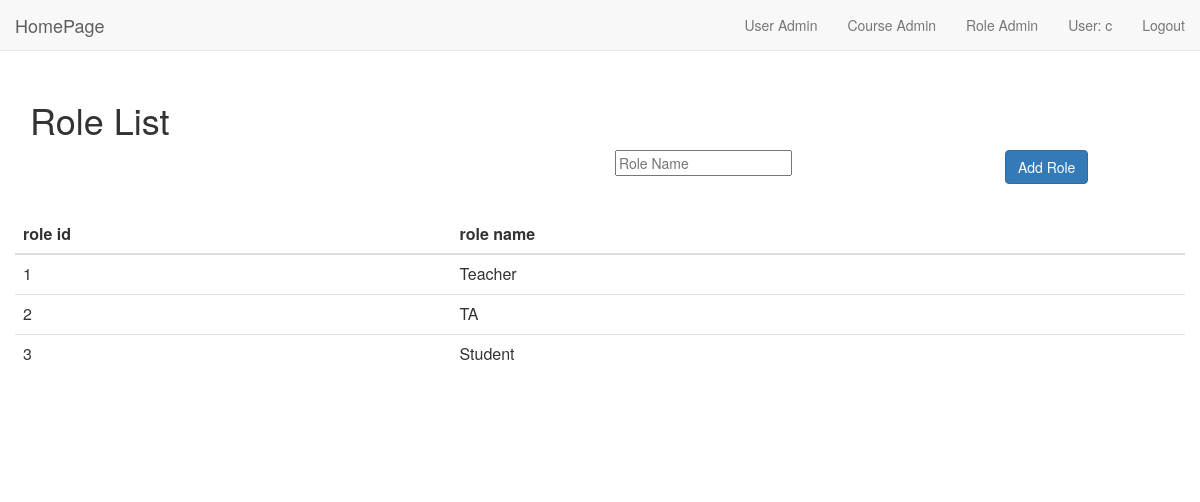
Screenshot of /role_admin (signed in) with the database file from the repository.
### app.py (models this page shows, shortened)
class Role(db.Model):
	__tablename__ = 'Role'
	id = db.Column(db.Integer, primary_key=True)
	name = db.Column(db.String(255), nullable=False)

### app.py (the view)
@app.route('/role_admin')
def role_admin():
	if not session.get('logged_in'):
		return 'You need to login first'
	role_list = get_role_list()
	return render_template('role_admin.html', role_list=role_list)

### app.py (called while the page is built)
def get_role_list():
	role_list = db.session.query(Role.id, Role.name).all()
	role_list = sorted(role_list, key=lambda role: role[0])
	print(role_list)
	print(type(role_list))
	return role_list

@app.after_request
def add_header(r):
	r.headers["Cache-Control"] = "no-cache, no-store, must-revalidate"
	r.headers["Pragma"] = "no-cache"
	r.headers["Expires"] = "0"
	r.headers['Cache-Control'] = 'public, max-age=0'
	return r

### templates/role_admin.html (shortened to what this page needs)
<html>
<head>
    <link href="https://maxcdn.bootstrapcdn.com/bootstrap/3.3.7/css/bootstrap.min.css" rel="stylesheet">
</head>
<body>
    {% include "nav.html" %}
    <div class="container"  style="margin-top:80px;">
        <h1>Role List</h1>
        <div class="row" style="margin-bottom:30px;">
                <div class="col-md-8 col-lg-6"></div>
                <div class="col-md-2 col-lg-4">
                    <input type="role_name" id="input_role_name" placeholder="Role Name">
                </div>
                <div class="col-md-2 col-lg-2">
                    <button type="button" class="add_role btn btn-primary">Add Role</button>
                </div>
        </div>
        <div class="row" style="margin-bottom:80px;">
            <div class="col-md-4"></div>
            <table class="table col-md-4">
                <thead>
                    <tr>
                        <th scope="row">role id</th>
                        <th>role name</th>
                        <th></th>
                </thead>
                <tbody class="role_list">
                    {% for role in role_list %}
                    <tr class="role_list_record">
                        <td class="r_id">{{ role.id }}</td>
                        <td>{{ role.name }}</td>
						{% if role.id!=1 and role.id!=2 and role.id!=3 %}
                        <td><button type="button" class="delete btn btn-info">x</button></td>
						{% else %}
						<td></td>
						{% endif %}
                    </tr>
                    {% endfor %}
                </tbody>
            </table>
            <div class="col-md-4"></div>
        </div>
	</div>
</body>
</html>

### rows the page displays
Role: id "1", name "Teacher"
Role: id "2", name "TA"
Role: id "3", name "Student"

### other values shown
{{ session['logged_in'] }} "c"
